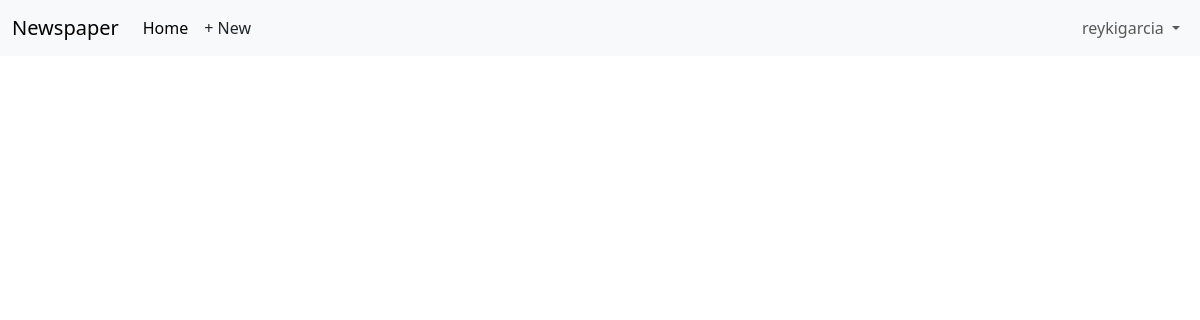
Page /articles/ (signed in) on the earlier database version.
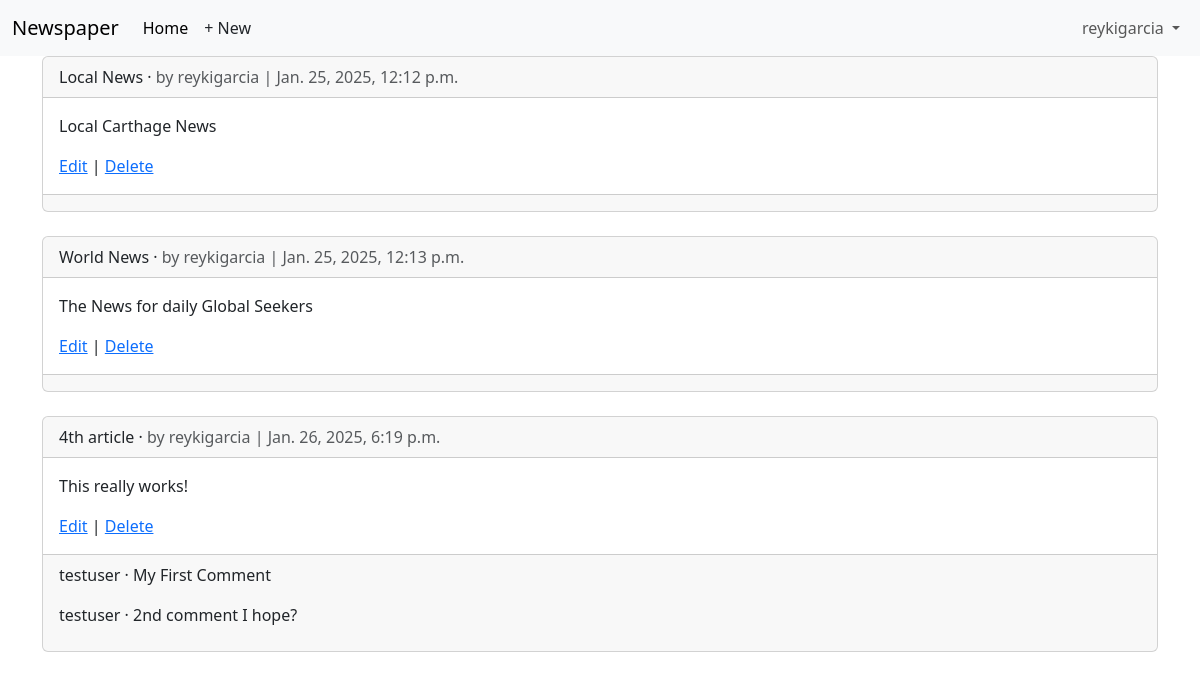
Same page on the later database version.
### accounts/models.py (models this page shows)
class CustomUser(AbstractUser):
    age = models.PositiveIntegerField(null=True, blank=True)

### articles/models.py (models this page shows, shortened)
class Article(models.Model):
    title = models.CharField(max_length=225)
    body = models.TextField()
    date = models.DateTimeField(auto_now_add=True)
    author = models.ForeignKey(
        settings.AUTH_USER_MODEL,
        on_delete=models.CASCADE,
    )

class Comment(models.Model):
    article = models.ForeignKey(Article, on_delete=models.CASCADE)
    comment = models.CharField(max_length=140)
    author = models.ForeignKey(
        settings.AUTH_USER_MODEL,
        on_delete=models.CASCADE,
    )
    def __str__(self):
        return self.comment

### articles/views.py (the view)
# urls.py: path("", ArticleListView.as_view(), name="article_list"),
class ArticleListView(LoginRequiredMixin, ListView):
    model = Article
    template_name = "article_list.html"

### templates/article_list.html (shortened to what this page needs)
 {% extends  "base.html" %}
 {% block content %}
 {% for article in article_list %}
 <div class="card">
    <div class="card-header">
        <span class="font-weight-bold">{{ article.title }}</span> &middot;
        <span class="text-muted">by {{ article.author }} | {{ article.date }}</span>
    </div>
    <div class="card-body">
        <p>{{ article.body }}</p>
        <a href="{% url 'article_edit' article.pk%}">Edit</a> |
        <a href="{% url 'article_delete' article.pk%}">Delete</a>
    </div>
    <div class="card-footer">
        {% for comment in article.comment_set.all %}
        <p>
            <span class="font-weight-bold">
                {{ comment.author }} &middot;
            </span>
            {{ comment }}
        </p>
        {% endfor %}
    </div>
 </div>
 <br />
 {% endfor %}
 {% endblock content %}

### templates/base.html (shortened to what this page needs)
{% load static %}
<!DOCTYPE html>
<html>
<head>
  <link href="https://cdn.jsdelivr.net/npm/bootstrap@5.3.3/dist/css/bootstrap.min.css" rel="stylesheet">
</head>
<body>
  <nav class="navbar navbar-expand-lg bg-body-tertiary">
    <div class="container-fluid">
      <a class="navbar-brand" href="{% url 'home' %}">Newspaper</a>
      <div class="collapse navbar-collapse" id="navbarSupportedContent">
        <ul class="navbar-nav me-auto mb-2 mb-lg-0">
          <li class="nav-item">
            <a class="nav-link active" aria-current="page" href="#">Home</a>
          </li>
          {% if user.is_authenticated %}
          <li><a href="{% url 'article_new' %}" class="nav-link px-2 link-dark">+ New</a></li>
        </ul>
        <div class="mr-auto">
          <ul class="navbar-nav">
            <li class="nav-item dropdown">
              <a class="nav-link dropdown-toggle" href="#" role="button" data-bs-toggle="dropdown"
                aria-expanded="false">
                {{ user.username }}
              </a>
            </li>
        {% endif %}
      </div>
    </div>
  </nav>
  <main>
    <div class="container">
      {% block content %}
      {% endblock content %}
    </div>
  </main>
</body>
</html>

Differences in the rows shown:
added Article: title "Local News", author "reykigarcia", date "Jan. 25, 2025, 12:12 p.m.", body "Local Carthage News"
added Article: title "World News", author "reykigarcia", date "Jan. 25, 2025, 12:13 p.m.", body "The News for daily Global Seekers"
added Article: title "4th article", author "reykigarcia", date "Jan. 26, 2025, 6:19 p.m.", body "This really works!"
added Comment: author "testuser", comment "My First Comment"
added Comment: author "testuser", comment "2nd comment I hope?"
